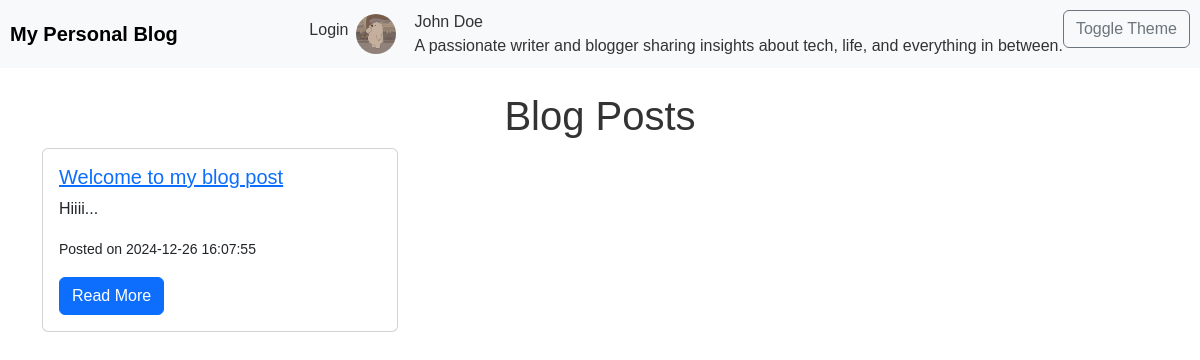
Before: / with the older database file.
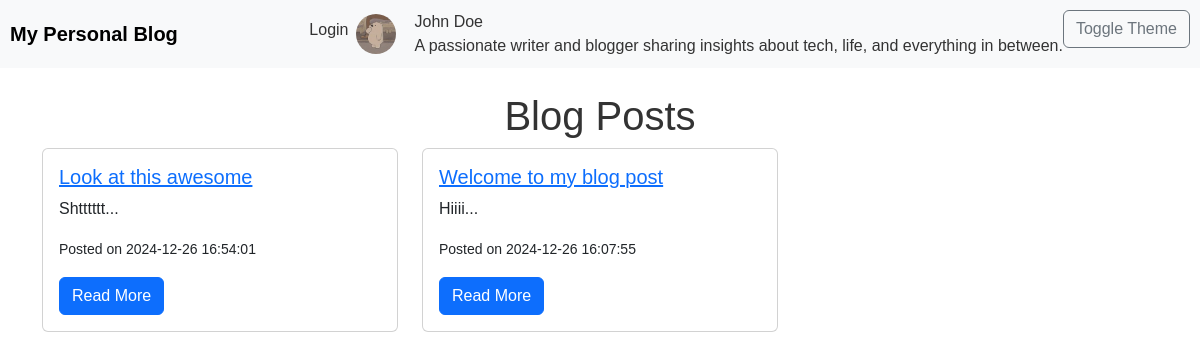
After: the same page with the newer database file.
### app.py (models this page shows)
class Post(db.Model):
    id = db.Column(db.Integer, primary_key=True)
    title = db.Column(db.String(200), nullable=False)
    content = db.Column(db.Text, nullable=False)
    date_posted = db.Column(db.DateTime, default=db.func.current_timestamp())

### app.py (the view)
@app.route('/')
def index():
    posts = Post.query.order_by(Post.date_posted.desc()).all()
    return render_template('index.html', posts=posts)

### app.py (called while the page is built)
@app.context_processor
def inject_owner_profile():
    owner_profile = {
        'avatar': 'static/uploads/owner_avatar.jpg',
        'name': 'Siga Saint',
        'bio': 'Hello There 👋'
    }
    return dict(owner_profile=owner_profile)

### templates/index.html
{% extends 'base.html' %}
{% block content %}
<div class="container my-4">
    <h1 class="text-center">Blog Posts</h1>
    <div class="row">
        {% for post in posts %}
        <div class="col-md-4 mb-4">
            <div class="card">
                <div class="card-body">
                    <h5 class="card-title"><a href="{{ url_for('post', post_id=post.id) }}">{{ post.title }}</a></h5>
                    <p class="card-text">{{ post.content[:150] }}...</p>
                    <p><small>Posted on {{ post.date_posted }}</small></p>
                    <a href="{{ url_for('post', post_id=post.id) }}" class="btn btn-primary">Read More</a>
                </div>
            </div>
        </div>
        {% endfor %}
    </div>
</div>
{% endblock %}

### templates/base.html (shortened to what this page needs)
<!DOCTYPE html>
<html lang="en">
<head>
    <link rel="stylesheet" href="{{ url_for('static', filename='bootstrap-5.3.3-dist/css/bootstrap.min.css') }}">
    <link rel="stylesheet" href="{{ url_for('static', filename='css/styles.css') }}">
    <link rel="stylesheet" href="https://cdnjs.cloudflare.com/ajax/libs/font-awesome/6.0.0-beta3/css/all.min.css">
</head>
<body>
    <nav class="navbar navbar-expand-lg navbar-light bg-light">
        <a class="navbar-brand" href="/">My Personal Blog</a>
        <div class="collapse navbar-collapse" id="navbarNav">
            <ul class="navbar-nav ms-auto">
                {% if current_user.is_authenticated %}
                <li class="nav-item">
                    <a class="nav-link" href="{{ url_for('new_post') }}">New Post</a>
                </li>
                <li class="nav-item">
                    <a class="nav-link" href="{{ url_for('logout') }}">Logout</a>
                </li>
                {% else %}
                <li class="nav-item">
                    <a class="nav-link" href="{{ url_for('login') }}">Login</a>
                </li>
                {% endif %}
                <li class="nav-item profile-info d-flex align-items-center">
                    <img id="profile-image" src="{{owner_profile.avatar}}" alt="Owner Avatar" class="rounded-circle" width="40" height="40">
                    <div class="ms-2"><span id="profile-name">{{owner_profile.name}}</span>
                        <p id="profile-bio" class="mb-0">{{owner_profile.bio}}</p>
                    </div>
                </li>
                 <li class="nav-item">
                    <button id="theme-toggle" class="btn btn-outline-secondary">Toggle Theme</button>
                </li>
            </ul>
        </div>
    </nav>
    {% block content %}
    {% endblock %}
</body>
</html>

### static/css/styles.css (style rules this page uses)
body { font-family: 'Arial', sans-serif; background-color: #ffffff; color: #333; transition: background-color 0.3s, color 0.3s; }
.navbar { background-color: #f8f9fa; padding: 10px; }
.navbar-nav .nav-link { color: #333; }
.navbar .navbar-brand { font-weight: bold; }
.profile-info { display: flex; align-items: center; }
.profile-info img { inline-size: 40px; block-size: 40px; border-radius: 50%; margin-inline-end: 10px; }
.profile-info span { font-size: 1rem; }

Changed rows visible on the page:
added Post: title "Look at this awesome", content "Shtttttt", date_posted "2024-12-26 16:54:01"
